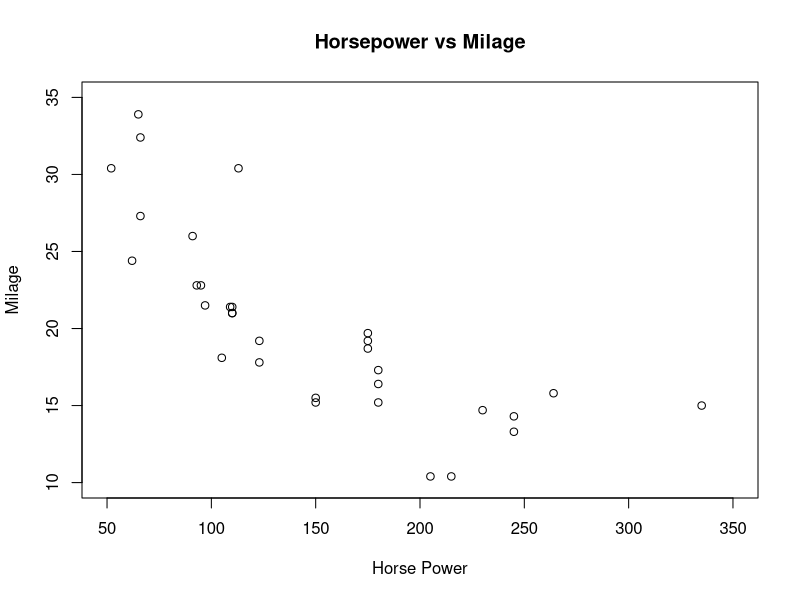

This chart was generated by the following R code:
# Design a visualization of your choice using the data and write a brief summary about why you chose that visualization. 
#horsepower vs mieage 
hpMpg <- mtcars[,c('hp','mpg')] 
plot(x = hpMpg$hp,y = hpMpg$mpg, 
     xlab = "Horse Power", 
     ylab = "Milage", 
     xlim = c(50,350), 
     ylim = c(10,35),         
     main = "Horsepower vs Milage" 
) 
